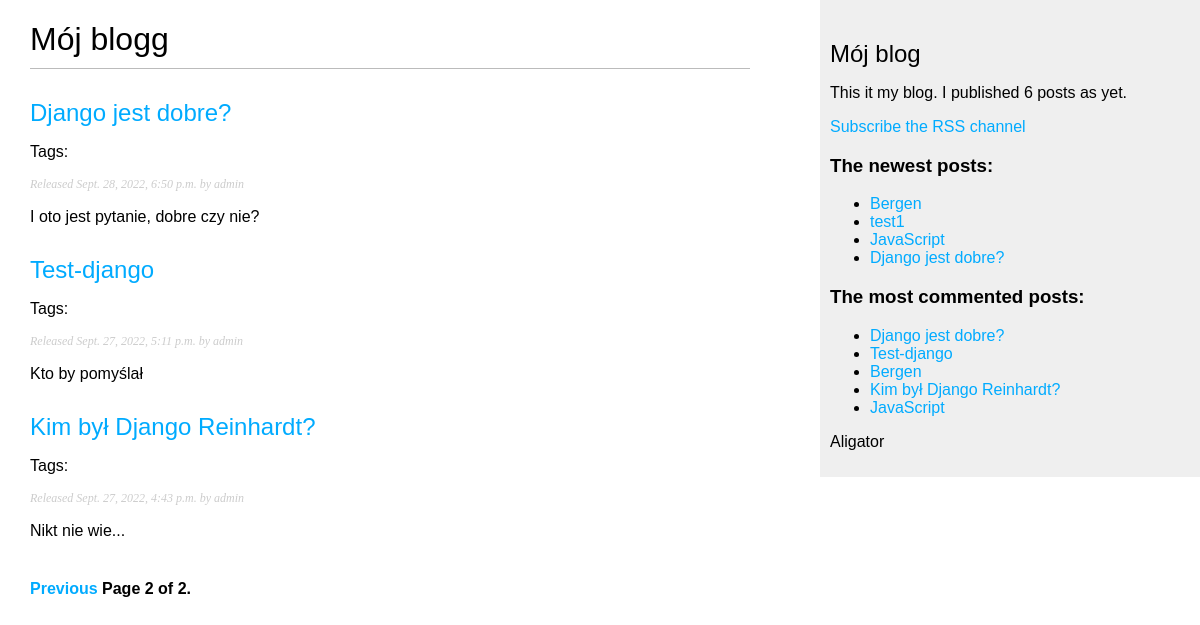
Before: /app_blog/?page=2 with the older database file.
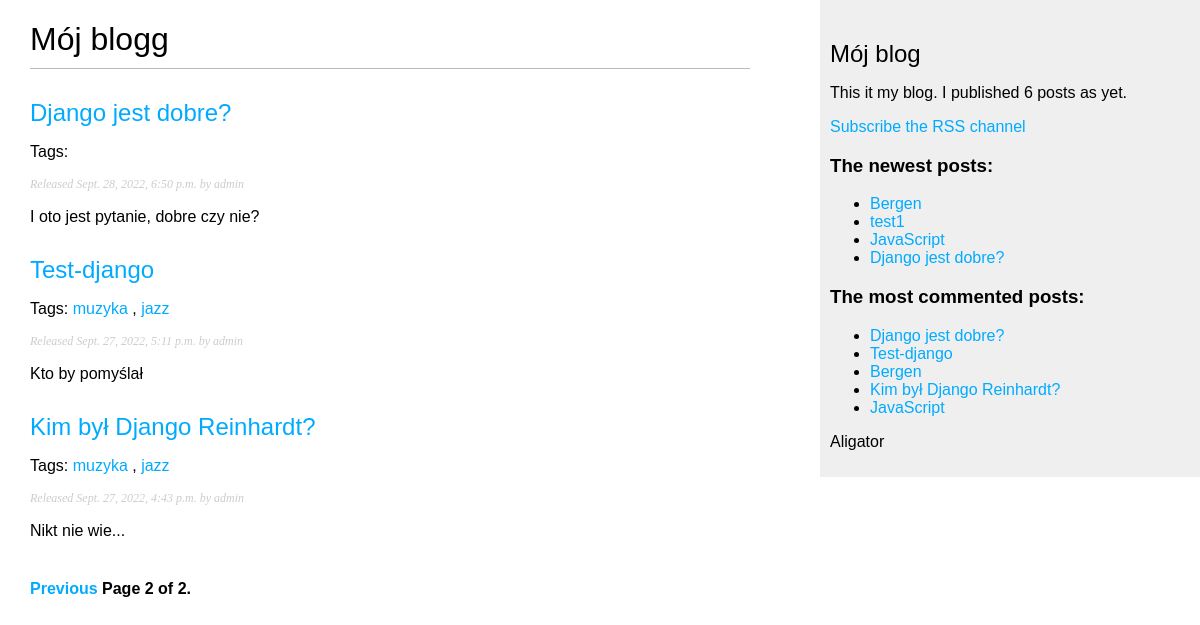
After: the same page with the newer database file.
### app_blog/models.py (models this page shows, shortened)
class Post(models.Model):
    STATUS_CHOICES = (
        ('draft', 'Draft'),
        ('published', 'Published'),
    )
    title = models.CharField(max_length=250)
    slug = models.SlugField(max_length=250, unique_for_date='publish')
    author = models.ForeignKey(User, on_delete=models.CASCADE, related_name='blog_posts')
    body = models.TextField()
    publish = models.DateTimeField(default=timezone.now)
    created = models.DateTimeField(auto_now_add=True)
    updated = models.DateTimeField(auto_now=True)
    status = models.CharField(max_length=10, choices=STATUS_CHOICES, default='draft')
    objects = models.Manager()  # Manager domyślny
    published = PublishedManager()  # Manager niestandarwowy
    tags = TaggableManager()
    class Meta:
        ordering = ('-publish',)
    def get_absolute_url(self):
        return reverse('app_blog:post_detail',
                       args=[self.publish.year,
                             self.publish.strftime('%m'),
                             self.publish.strftime('%d'),
                             self.slug])

### app_blog/views.py (the view)
# urls.py: path('', views.post_list, name='post_list'),
def post_list(request, tag_slug=None):
    object_list = Post.published.all()
    tag = None
    if tag_slug:
        tag = get_object_or_404(Tag, slug=tag_slug)
        object_list = object_list.filter(tags__in=[tag])
    paginator = Paginator(object_list, 3)
    page = request.GET.get('page')
    kkk = "aligator"
    try:
        posts = paginator.page(page)
    except PageNotAnInteger:
        posts = paginator.page(1)
    except EmptyPage:
        posts = paginator.page(paginator.num_pages)
    return render(request,
                  'app_blog/post/list.html', {'posts': posts,
                                              'page': page,
                                              'tags': tag,
                                              'test': kkk})

### app_blog/models.py (called while the page is built)
    def get_queryset(self):
        return super(PublishedManager, self).get_queryset().filter(status='published')

### app_blog/templatetags/blog_tags.py (called while the page is built)
@register.simple_tag
def total_posts():
    return Post.published.count()

@register.inclusion_tag('app_blog/post/latest_posts.html')
def show_latest_posts(count=5):
    latest_posts = Post.published.order_by('-publish')[:count]
    return {'latest_posts': latest_posts}

@register.simple_tag
def get_most_commented_posts(count=5):
    return Post.published.annotate(total_comments=Count('comments')).order_by('-total_comments')[:count]

@register.filter(name='markdown')
def markdown_format(text):
    return mark_safe(markdown.markdown(text))

### app_blog/templates/app_blog/post/list.html (shortened to what this page needs)
{% extends "app_blog/base.html" %}
{% load blog_tags %}
{% block content %}
    <h1>Mój blogg</h1>
    {% for post in posts %}
    <h2>
        <a href="{{ post.get_absolute_url }}">
            {{ post.title }}
        </a>
    </h2>
    <p class="tags">
        Tags:
        {% for tag in post.tags.all %}
        <a href="{% url 'app_blog:post_list_by_tag' tag.slug %}">
          {{ tag.name }}
        </a>
        {% if not forloop.last %},{% endif %}
      {% endfor %}
    </p>
    <p class="date">
        Released {{ post.publish }} by {{ post.author }}
    </p>
    {{ post.body|markdown|truncatewords_html:30 }}
    {% endfor %}
    {% include "pagination.html" with page=posts %}
{% endblock %}

### app_blog/templates/app_blog/base.html (shortened to what this page needs)
{% load blog_tags %}
{% load static %}
<!DOCTYPE html>
<html lang="en">
<head>
    <link href="{% static 'css/blog.css' %}" rel="stylesheet">
</head>
<body>
    <div id="content">
        {% block content %}
        {% endblock %}
    </div>
    <div id="sidebar">
        <h2>Mój blog</h2>
        <p>This it my blog. I published {% total_posts %} posts as yet.</p>
        <p>
            <a href="{% url 'app_blog:post_feed' %}">Subscribe the RSS channel</a>
        </p>
        <h3>The newest posts:</h3>
        {% show_latest_posts 4 %}
        <h3>The most commented posts:</h3>
        {% get_most_commented_posts as most_commented_posts %}
        <ul>
            {% for post in most_commented_posts %}
            <li>
                <a href="{{ post.get_absolute_url }}">{{ post.title }}</a>
            </li>
            {% endfor %}
        </ul>
        <p>
            {{ test|capfirst }}
        </p>
    </div>
</body>
</html>

### app_blog/templates/pagination.html (shortened to what this page needs)
<div class="pagination">
    <span class="step-links">
        {% if page.has_previous %}
        <a href="?page={{ page.previous_page_number }}">Previous</a>
        {% endif %}
        <span class="current">
            Page {{ page.number }} of {{ page.paginator.num_pages }}.
        </span>
    </span>
</div>

### app_blog/templates/app_blog/post/latest_posts.html
<ul>
    {% for post in latest_posts %}
    <li>
        <a href="{{ post.get_absolute_url }}">{{ post.title }}</a>
    </li>
    {% endfor %}
</ul>

### app_blog/static/css/blog.css (style rules this page uses)
body { margin:0; padding:0; font-family:helvetica, sans-serif; }
a { color:#00abff; text-decoration:none; }
h1 { font-weight:normal; border-bottom:1px solid #bbb; padding:0 0 10px 0; }
h2 { font-weight:normal; margin:30px 0 0; }
#content { float:left; width:60%; padding:0 0 0 30px; }
#sidebar { float:right; width:30%; padding:10px; background:#efefef; height:100%; }
p.date { color:#ccc; font-family: georgia, serif; font-size: 12px; font-style: italic; }
.pagination { margin:40px 0; font-weight:bold; }

Changed rows visible on the page:
added Tag: name "muzyka"
added Tag: name "jazz"
